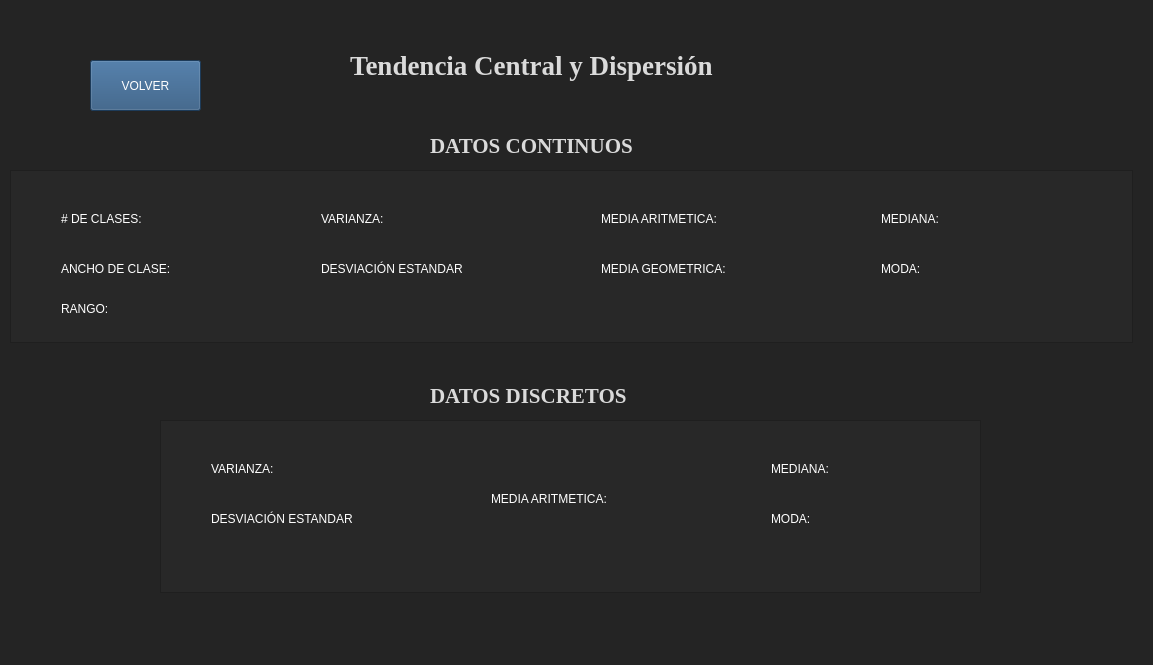
<?xml version="1.0" encoding="UTF-8"?>
<ui version="4.0">
 <class>Form</class>
 <widget class="QWidget" name="Form">
  <property name="geometry">
   <rect>
    <x>0</x>
    <y>0</y>
    <width>1153</width>
    <height>665</height>
   </rect>
  </property>
  <property name="windowTitle">
   <string>Form</string>
  </property>
  <property name="styleSheet">
   <string notr="true">background-color: rgb(36, 36, 36);</string>
  </property>
  <widget class="QLabel" name="calculos">
   <property name="geometry">
    <rect>
     <x>350</x>
     <y>50</y>
     <width>451</width>
     <height>31</height>
    </rect>
   </property>
   <property name="font">
    <font>
     <family>Times New Roman</family>
     <pointsize>20</pointsize>
     <weight>75</weight>
     <bold>true</bold>
    </font>
   </property>
   <property name="styleSheet">
    <string notr="true">color: rgb(218, 218, 218);</string>
   </property>
   <property name="text">
    <string>Tendencia Central y Dispersión </string>
   </property>
  </widget>
  <widget class="QScrollArea" name="scrollArea_2">
   <property name="geometry">
    <rect>
     <x>10</x>
     <y>170</y>
     <width>1123</width>
     <height>173</height>
    </rect>
   </property>
   <property name="styleSheet">
    <string notr="true">background-color: rgb(40, 40, 40);</string>
   </property>
   <property name="widgetResizable">
    <bool>true</bool>
   </property>
   <widget class="QWidget" name="ScrollContents_Calculos">
    <property name="geometry">
     <rect>
      <x>0</x>
      <y>0</y>
      <width>1121</width>
      <height>171</height>
     </rect>
    </property>
    <widget class="QLabel" name="label_NDeClases">
     <property name="geometry">
      <rect>
       <x>50</x>
       <y>40</y>
       <width>91</width>
       <height>16</height>
      </rect>
     </property>
     <property name="styleSheet">
      <string notr="true">color: rgb(255, 255, 255);</string>
     </property>
     <property name="text">
      <string># DE CLASES: </string>
     </property>
    </widget>
    <widget class="QLabel" name="label_NDeClases_Resultado">
     <property name="geometry">
      <rect>
       <x>150</x>
       <y>40</y>
       <width>55</width>
       <height>16</height>
      </rect>
     </property>
     <property name="styleSheet">
      <string notr="true">color: rgb(85, 85, 255);</string>
     </property>
     <property name="text">
      <string/>
     </property>
    </widget>
    <widget class="QLabel" name="label_AnchoClases_Resultado">
     <property name="geometry">
      <rect>
       <x>170</x>
       <y>90</y>
       <width>55</width>
       <height>16</height>
      </rect>
     </property>
     <property name="styleSheet">
      <string notr="true">color: rgb(85, 85, 255);</string>
     </property>
     <property name="text">
      <string/>
     </property>
    </widget>
    <widget class="QLabel" name="label_AnchoClases">
     <property name="geometry">
      <rect>
       <x>50</x>
       <y>90</y>
       <width>111</width>
       <height>16</height>
      </rect>
     </property>
     <property name="styleSheet">
      <string notr="true">color: rgb(255, 255, 255);</string>
     </property>
     <property name="text">
      <string>ANCHO DE CLASE:</string>
     </property>
    </widget>
    <widget class="QLabel" name="label_Varianza_Resultado">
     <property name="geometry">
      <rect>
       <x>390</x>
       <y>40</y>
       <width>55</width>
       <height>16</height>
      </rect>
     </property>
     <property name="styleSheet">
      <string notr="true">color: rgb(85, 85, 255);</string>
     </property>
     <property name="text">
      <string/>
     </property>
    </widget>
    <widget class="QLabel" name="label_Varianza">
     <property name="geometry">
      <rect>
       <x>310</x>
       <y>40</y>
       <width>71</width>
       <height>16</height>
      </rect>
     </property>
     <property name="styleSheet">
      <string notr="true">color: rgb(255, 255, 255);</string>
     </property>
     <property name="text">
      <string>VARIANZA:</string>
     </property>
    </widget>
    <widget class="QLabel" name="label_DesviacionEstandar_Resultado">
     <property name="geometry">
      <rect>
       <x>470</x>
       <y>90</y>
       <width>55</width>
       <height>16</height>
      </rect>
     </property>
     <property name="styleSheet">
      <string notr="true">color: rgb(85, 85, 255);</string>
     </property>
     <property name="text">
      <string/>
     </property>
    </widget>
    <widget class="QLabel" name="label_DesviacionEstandar">
     <property name="geometry">
      <rect>
       <x>310</x>
       <y>90</y>
       <width>161</width>
       <height>16</height>
      </rect>
     </property>
     <property name="styleSheet">
      <string notr="true">color: rgb(255, 255, 255);</string>
     </property>
     <property name="text">
      <string>DESVIACIÓN ESTANDAR</string>
     </property>
    </widget>
    <widget class="QLabel" name="label_MediaAritmetica_Resultado">
     <property name="geometry">
      <rect>
       <x>720</x>
       <y>40</y>
       <width>55</width>
       <height>16</height>
      </rect>
     </property>
     <property name="styleSheet">
      <string notr="true">color: rgb(85, 85, 255);</string>
     </property>
     <property name="text">
      <string/>
     </property>
    </widget>
    <widget class="QLabel" name="label_MediaAritmetica">
     <property name="geometry">
      <rect>
       <x>590</x>
       <y>40</y>
       <width>121</width>
       <height>16</height>
      </rect>
     </property>
     <property name="styleSheet">
      <string notr="true">color: rgb(255, 255, 255);</string>
     </property>
     <property name="text">
      <string>MEDIA ARITMETICA:</string>
     </property>
    </widget>
    <widget class="QLabel" name="label_MediaGeometrica">
     <property name="geometry">
      <rect>
       <x>590</x>
       <y>90</y>
       <width>131</width>
       <height>16</height>
      </rect>
     </property>
     <property name="styleSheet">
      <string notr="true">color: rgb(255, 255, 255);</string>
     </property>
     <property name="text">
      <string>MEDIA GEOMETRICA:</string>
     </property>
    </widget>
    <widget class="QLabel" name="label_MediaGeometrica_Resultado">
     <property name="geometry">
      <rect>
       <x>720</x>
       <y>90</y>
       <width>55</width>
       <height>16</height>
      </rect>
     </property>
     <property name="styleSheet">
      <string notr="true">color: rgb(85, 85, 255);</string>
     </property>
     <property name="text">
      <string/>
     </property>
    </widget>
    <widget class="QLabel" name="label_Mediana">
     <property name="geometry">
      <rect>
       <x>870</x>
       <y>40</y>
       <width>71</width>
       <height>16</height>
      </rect>
     </property>
     <property name="styleSheet">
      <string notr="true">color: rgb(255, 255, 255);</string>
     </property>
     <property name="text">
      <string>MEDIANA:</string>
     </property>
    </widget>
    <widget class="QLabel" name="label_Mediana_Resultado">
     <property name="geometry">
      <rect>
       <x>950</x>
       <y>40</y>
       <width>55</width>
       <height>16</height>
      </rect>
     </property>
     <property name="styleSheet">
      <string notr="true">color: rgb(85, 85, 255);</string>
     </property>
     <property name="text">
      <string/>
     </property>
    </widget>
    <widget class="QLabel" name="label_Moda_Resultado">
     <property name="geometry">
      <rect>
       <x>930</x>
       <y>90</y>
       <width>55</width>
       <height>16</height>
      </rect>
     </property>
     <property name="styleSheet">
      <string notr="true">color: rgb(85, 85, 255);</string>
     </property>
     <property name="text">
      <string/>
     </property>
    </widget>
    <widget class="QLabel" name="label_Moda">
     <property name="geometry">
      <rect>
       <x>870</x>
       <y>90</y>
       <width>51</width>
       <height>16</height>
      </rect>
     </property>
     <property name="styleSheet">
      <string notr="true">color: rgb(255, 255, 255);</string>
     </property>
     <property name="text">
      <string>MODA:</string>
     </property>
    </widget>
    <widget class="QLabel" name="label_Rango_Resultado">
     <property name="geometry">
      <rect>
       <x>150</x>
       <y>130</y>
       <width>55</width>
       <height>16</height>
      </rect>
     </property>
     <property name="styleSheet">
      <string notr="true">color: rgb(85, 85, 255);</string>
     </property>
     <property name="text">
      <string/>
     </property>
    </widget>
    <widget class="QLabel" name="label_Rango">
     <property name="geometry">
      <rect>
       <x>50</x>
       <y>130</y>
       <width>91</width>
       <height>16</height>
      </rect>
     </property>
     <property name="styleSheet">
      <string notr="true">color: rgb(255, 255, 255);</string>
     </property>
     <property name="text">
      <string>RANGO:</string>
     </property>
    </widget>
   </widget>
  </widget>
  <widget class="QLabel" name="calculos_2">
   <property name="geometry">
    <rect>
     <x>430</x>
     <y>130</y>
     <width>271</width>
     <height>31</height>
    </rect>
   </property>
   <property name="font">
    <font>
     <family>Times New Roman</family>
     <pointsize>16</pointsize>
     <weight>75</weight>
     <bold>true</bold>
    </font>
   </property>
   <property name="styleSheet">
    <string notr="true">color: rgb(218, 218, 218);</string>
   </property>
   <property name="text">
    <string>DATOS CONTINUOS</string>
   </property>
  </widget>
  <widget class="QPushButton" name="btnVolver">
   <property name="geometry">
    <rect>
     <x>90</x>
     <y>60</y>
     <width>111</width>
     <height>51</height>
    </rect>
   </property>
   <property name="styleSheet">
    <string notr="true">background-color: rgb(41, 82, 124);
color: rgb(255, 255, 255);</string>
   </property>
   <property name="text">
    <string>VOLVER</string>
   </property>
  </widget>
  <widget class="QLabel" name="calculos_3">
   <property name="geometry">
    <rect>
     <x>430</x>
     <y>380</y>
     <width>271</width>
     <height>31</height>
    </rect>
   </property>
   <property name="font">
    <font>
     <family>Times New Roman</family>
     <pointsize>16</pointsize>
     <weight>75</weight>
     <bold>true</bold>
    </font>
   </property>
   <property name="styleSheet">
    <string notr="true">color: rgb(218, 218, 218);</string>
   </property>
   <property name="text">
    <string>DATOS DISCRETOS</string>
   </property>
  </widget>
  <widget class="QScrollArea" name="scrollArea_3">
   <property name="geometry">
    <rect>
     <x>160</x>
     <y>420</y>
     <width>821</width>
     <height>173</height>
    </rect>
   </property>
   <property name="styleSheet">
    <string notr="true">background-color: rgb(40, 40, 40);</string>
   </property>
   <property name="widgetResizable">
    <bool>true</bool>
   </property>
   <widget class="QWidget" name="ScrollContents_Calculos_2">
    <property name="geometry">
     <rect>
      <x>0</x>
      <y>0</y>
      <width>819</width>
      <height>171</height>
     </rect>
    </property>
    <widget class="QLabel" name="label_Varianza_Resultado_Discreto">
     <property name="geometry">
      <rect>
       <x>130</x>
       <y>40</y>
       <width>55</width>
       <height>16</height>
      </rect>
     </property>
     <property name="styleSheet">
      <string notr="true">color: rgb(85, 85, 255);</string>
     </property>
     <property name="text">
      <string/>
     </property>
    </widget>
    <widget class="QLabel" name="label_Varianza_Discreto">
     <property name="geometry">
      <rect>
       <x>50</x>
       <y>40</y>
       <width>71</width>
       <height>16</height>
      </rect>
     </property>
     <property name="styleSheet">
      <string notr="true">color: rgb(255, 255, 255);</string>
     </property>
     <property name="text">
      <string>VARIANZA:</string>
     </property>
    </widget>
    <widget class="QLabel" name="label_DesviacionEstandar_Resultado_Discreto">
     <property name="geometry">
      <rect>
       <x>210</x>
       <y>90</y>
       <width>55</width>
       <height>16</height>
      </rect>
     </property>
     <property name="styleSheet">
      <string notr="true">color: rgb(85, 85, 255);</string>
     </property>
     <property name="text">
      <string/>
     </property>
    </widget>
    <widget class="QLabel" name="label_DesviacionEstandar_Discreto">
     <property name="geometry">
      <rect>
       <x>50</x>
       <y>90</y>
       <width>161</width>
       <height>16</height>
      </rect>
     </property>
     <property name="styleSheet">
      <string notr="true">color: rgb(255, 255, 255);</string>
     </property>
     <property name="text">
      <string>DESVIACIÓN ESTANDAR</string>
     </property>
    </widget>
    <widget class="QLabel" name="label_MediaAritmetica_Resultado_Discreto">
     <property name="geometry">
      <rect>
       <x>460</x>
       <y>70</y>
       <width>55</width>
       <height>16</height>
      </rect>
     </property>
     <property name="styleSheet">
      <string notr="true">color: rgb(85, 85, 255);</string>
     </property>
     <property name="text">
      <string/>
     </property>
    </widget>
    <widget class="QLabel" name="label_MediaAritmetica_Discreto">
     <property name="geometry">
      <rect>
       <x>330</x>
       <y>70</y>
       <width>121</width>
       <height>16</height>
      </rect>
     </property>
     <property name="styleSheet">
      <string notr="true">color: rgb(255, 255, 255);</string>
     </property>
     <property name="text">
      <string>MEDIA ARITMETICA:</string>
     </property>
    </widget>
    <widget class="QLabel" name="label_Mediana_Discreto">
     <property name="geometry">
      <rect>
       <x>610</x>
       <y>40</y>
       <width>71</width>
       <height>16</height>
      </rect>
     </property>
     <property name="styleSheet">
      <string notr="true">color: rgb(255, 255, 255);</string>
     </property>
     <property name="text">
      <string>MEDIANA:</string>
     </property>
    </widget>
    <widget class="QLabel" name="label_Mediana_Resultado_Discreto">
     <property name="geometry">
      <rect>
       <x>690</x>
       <y>40</y>
       <width>55</width>
       <height>16</height>
      </rect>
     </property>
     <property name="styleSheet">
      <string notr="true">color: rgb(85, 85, 255);</string>
     </property>
     <property name="text">
      <string/>
     </property>
    </widget>
    <widget class="QLabel" name="label_Moda_Resultado_Discreto">
     <property name="geometry">
      <rect>
       <x>670</x>
       <y>90</y>
       <width>55</width>
       <height>16</height>
      </rect>
     </property>
     <property name="styleSheet">
      <string notr="true">color: rgb(85, 85, 255);</string>
     </property>
     <property name="text">
      <string/>
     </property>
    </widget>
    <widget class="QLabel" name="label_Moda_Discreto">
     <property name="geometry">
      <rect>
       <x>610</x>
       <y>90</y>
       <width>51</width>
       <height>16</height>
      </rect>
     </property>
     <property name="styleSheet">
      <string notr="true">color: rgb(255, 255, 255);</string>
     </property>
     <property name="text">
      <string>MODA:</string>
     </property>
    </widget>
   </widget>
  </widget>
 </widget>
 <resources/>
 <connections/>
</ui>
